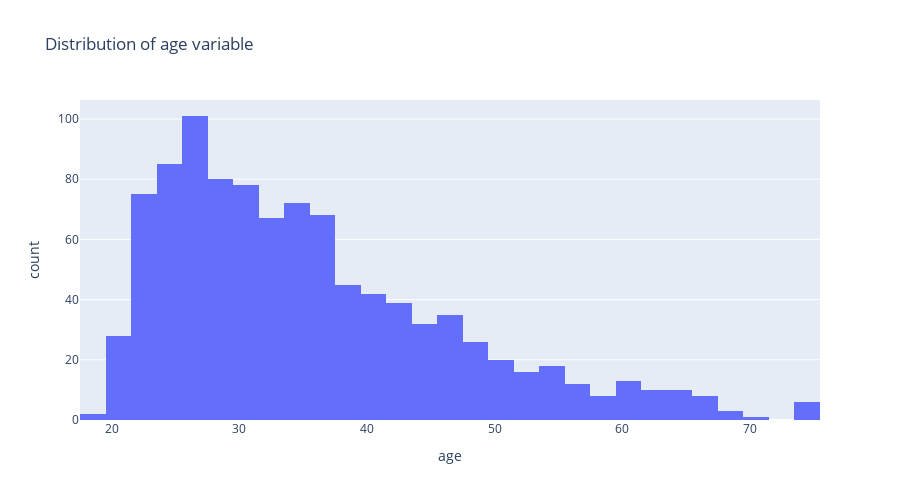

Source (notebook cell):
### Markdown cell above
## Let's look at the distribution of the age variable

### Code cell
fig = px.histogram(
    df,
    x = 'age',
    title = 'Distribution of age variable',
    height = 500
)
fig.show()

### Figure 1 — Plotly figure (JSON) as saved in the notebook; plotly's stock layout.template omitted (floating-point values rounded to 4 significant figures; data arrays with more than 128 entries replaced by an {"elided": "..."} marker saying what was removed)
{"data": [{"alignmentgroup": "True", "bingroup": "x", "hovertemplate": "age=%{x}<br>count=%{y}<extra></extra>", "legendgroup": "", "marker": {"color": "#636efa", "pattern": {"shape": ""}}, "name": "", "offsetgroup": "", "orientation": "v", "showlegend": false, "type": "histogram", "x": {"elided": "1000 int values"}, "xaxis": "x", "yaxis": "y"}], "layout": {"barmode": "relative", "height": 500, "legend": {"tracegroupgap": 0}, "title": {"text": "Distribution of age variable"}, "xaxis": {"anchor": "y", "domain": [0, 1], "title": {"text": "age"}}, "yaxis": {"anchor": "x", "domain": [0, 1], "title": {"text": "count"}}}}
